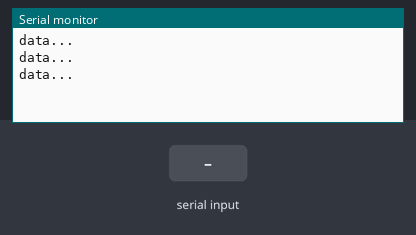
Simulated run of this sketch. Board: Arduino Uno, built with avr-gcc and run on an emulated ATmega328P. Parts: the last lines printed to the serial monitor. The inputs (shaded band) are chosen by the test bench.

Above: at 1.2 s.
1.3 s: "CMD:1\n" received over Serial
At 1.9 s:
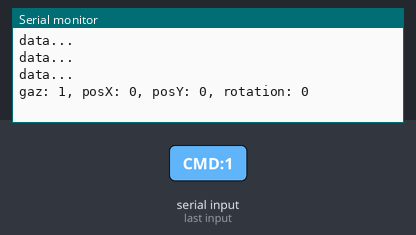
3.0 s: "CMD:150\n" received over Serial
At 3.4 s:
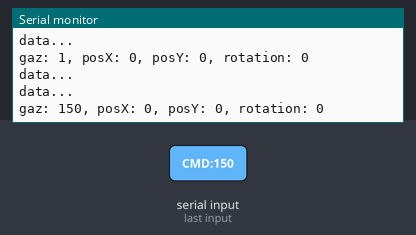

Measured:
- after the input at 1.3 s, the serial monitor: prints a new line after 0.21 s (image 1)
- after the input at 3.0 s, the serial monitor: prints a new line at once (image 2)

The sketch:

drone.ino
```cpp
String msg = ""; // CMD:10,-10,-10,0

int gaz;      //  0/100
int posX;     // -100/100
int posY;     // -100/100
int rotation; // -1/0/1

void setup() {
    Serial.begin(9600);
}

void loop() {
    readSerialPort();
    if (msg.startsWith("CMD")) {
        decodeCmd(msg);
        sendAck();
    }
    else {
        sendData();
    }
    delay(500);
}

void decodeCmd(String cmd) {
    int tempStart = 0;
    int tempEnd = 0;

    tempStart = cmd.indexOf(':') + 1;
    tempEnd = cmd.indexOf(',', tempStart);
    gaz = cmd.substring(tempStart, tempEnd).toInt();

    tempStart = tempEnd + 1;
    tempEnd = cmd.indexOf(',', tempStart);
    posX = cmd.substring(tempStart, tempEnd).toInt();

    tempStart = tempEnd + 1;
    tempEnd = cmd.indexOf(',', tempStart);
    posY = cmd.substring(tempStart, tempEnd).toInt();

    tempStart = tempEnd + 1;
    rotation = cmd.substring(tempStart).toInt();
}

void readSerialPort() {
    msg = "";
    if (Serial.available()) {
        delay(10);
        while (Serial.available() > 0) {
            msg += (char)Serial.read();
        }
        Serial.flush();
    }
}

void sendData() {
    Serial.println("data...");
}

void sendAck() {
    Serial.print("gaz: ");
    Serial.print(gaz, DEC);
    Serial.print(", posX: ");
    Serial.print(posX, DEC);
    Serial.print(", posY: ");
    Serial.print(posY, DEC);
    Serial.print(", rotation: ");
    Serial.println(rotation, DEC);
}
```
